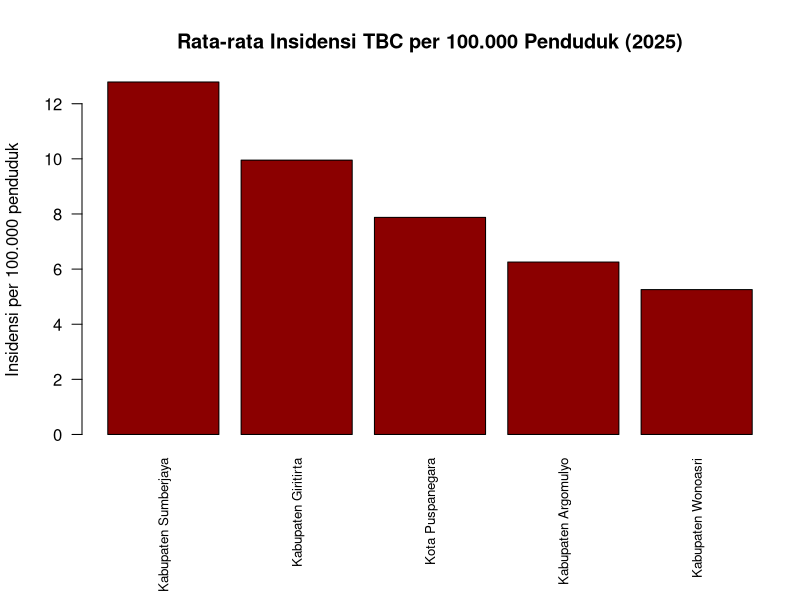
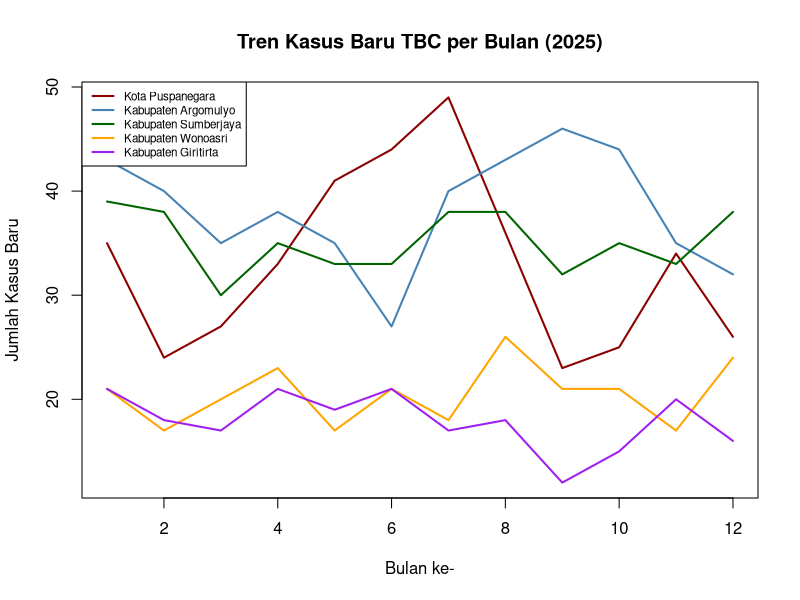

Reproduce these figures in R, in order.
# =============================================================================
# WORKSHOP INTRODUCTION TO R
# Sesi 6: Studi Kasus Mini - Surveilans TBC Antar Kabupaten
# =============================================================================
#
# Data ini adalah data SIMULASI agregat bulanan jumlah kasus baru TBC
# di 5 kabupaten/kota fiktif sepanjang tahun 2025.
# Tujuan: menggabungkan seluruh keterampilan Sesi 1-5 dalam satu alur analisis.

surveilans <- read.csv("data/data_surveilans_tbc_kabupaten.csv")

# -----------------------------------------------------------------------
# Langkah 1: Eksplorasi data
# -----------------------------------------------------------------------

str(surveilans)
summary(surveilans)
unique(surveilans$kabupaten_kota)

# -----------------------------------------------------------------------
# Langkah 2: Hitung insidensi per 100.000 penduduk (kolom baru)
# -----------------------------------------------------------------------

surveilans$insidensi_per100rb <- surveilans$jumlah_kasus_baru / surveilans$jumlah_penduduk * 100000
head(surveilans)

# -----------------------------------------------------------------------
# Langkah 3: Rata-rata insidensi per kabupaten sepanjang tahun
# -----------------------------------------------------------------------

rata_insidensi_kabupaten <- aggregate(insidensi_per100rb ~ kabupaten_kota, data = surveilans, FUN = mean)
rata_insidensi_kabupaten <- rata_insidensi_kabupaten[order(rata_insidensi_kabupaten$insidensi_per100rb, decreasing = TRUE), ]
rata_insidensi_kabupaten

# kabupaten dengan insidensi rata-rata tertinggi
rata_insidensi_kabupaten[1, ]

# -----------------------------------------------------------------------
# Langkah 4: Total kasus baru per kabupaten sepanjang tahun
# -----------------------------------------------------------------------

total_kasus_kabupaten <- aggregate(jumlah_kasus_baru ~ kabupaten_kota, data = surveilans, FUN = sum)
total_kasus_kabupaten[order(total_kasus_kabupaten$jumlah_kasus_baru, decreasing = TRUE), ]

# -----------------------------------------------------------------------
# Langkah 5: Visualisasi - barplot rata-rata insidensi per kabupaten
# -----------------------------------------------------------------------

par(mar = c(8, 4, 4, 1) + 0.1)  # tambah margin bawah agar label panjang tidak terpotong
barplot(rata_insidensi_kabupaten$insidensi_per100rb,
        names.arg = rata_insidensi_kabupaten$kabupaten_kota,
        main = "Rata-rata Insidensi TBC per 100.000 Penduduk (2025)",
        ylab = "Insidensi per 100.000 penduduk",
        col = "darkred", las = 2, cex.names = 0.8)
par(mar = c(5, 4, 4, 2) + 0.1)  # kembalikan margin default

# -----------------------------------------------------------------------
# Langkah 6: Visualisasi - tren bulanan tiap kabupaten
# -----------------------------------------------------------------------

kabupaten_list <- unique(surveilans$kabupaten_kota)
warna <- c("darkred", "steelblue", "darkgreen", "orange", "purple")

# siapkan area plot kosong dulu, dengan skala sumbu yang cukup untuk semua garis
plot(NULL, type = "n",
     xlim = c(1, 12), ylim = range(surveilans$jumlah_kasus_baru),
     main = "Tren Kasus Baru TBC per Bulan (2025)",
     xlab = "Bulan ke-", ylab = "Jumlah Kasus Baru")

for (i in seq_along(kabupaten_list)) {
  data_k <- subset(surveilans, kabupaten_kota == kabupaten_list[i])
  data_k <- data_k[order(data_k$bulan_ke), ]
  lines(data_k$bulan_ke, data_k$jumlah_kasus_baru, col = warna[i], lwd = 2)
}
legend("topleft", legend = kabupaten_list, col = warna, lwd = 2, cex = 0.7)

# -----------------------------------------------------------------------
# Langkah 7: Ringkasan cakupan pengobatan
# -----------------------------------------------------------------------

aggregate(cakupan_pengobatan_persen ~ kabupaten_kota, data = surveilans, FUN = mean)

# -----------------------------------------------------------------------
# LATIHAN MANDIRI
# -----------------------------------------------------------------------
# 1. Kabupaten/kota mana yang memiliki total kasus baru PALING SEDIKIT sepanjang 2025?
# 2. Bulan ke berapa yang secara keseluruhan memiliki jumlah kasus baru tertinggi
#    jika dijumlahkan dari semua kabupaten? (gunakan aggregate() dengan formula
#    jumlah_kasus_baru ~ bulan_ke)
# 3. Buat boxplot cakupan_pengobatan_persen menurut kabupaten_kota
# 4. Menurut Anda, kabupaten/kota mana yang paling perlu menjadi prioritas intervensi
#    jika mempertimbangkan insidensi DAN cakupan pengobatan sekaligus? Tulis alasannya
#    sebagai komentar di bawah ini.

# Tulis jawaban Anda di bawah ini:



# =============================================================================
# KUNCI JAWABAN
# =============================================================================
#
# total_kasus_kabupaten[order(total_kasus_kabupaten$jumlah_kasus_baru), ][1, ]
#
# total_per_bulan <- aggregate(jumlah_kasus_baru ~ bulan_ke, data = surveilans, FUN = sum)
# total_per_bulan[order(total_per_bulan$jumlah_kasus_baru, decreasing = TRUE), ][1, ]
#
# boxplot(cakupan_pengobatan_persen ~ kabupaten_kota, data = surveilans,
#         las = 2, cex.axis = 0.7)
#
# # No. 4 bersifat interpretatif: kabupaten dengan insidensi tinggi TAPI cakupan
# # pengobatan rendah umumnya menjadi prioritas, diskusikan bersama fasilitator.
